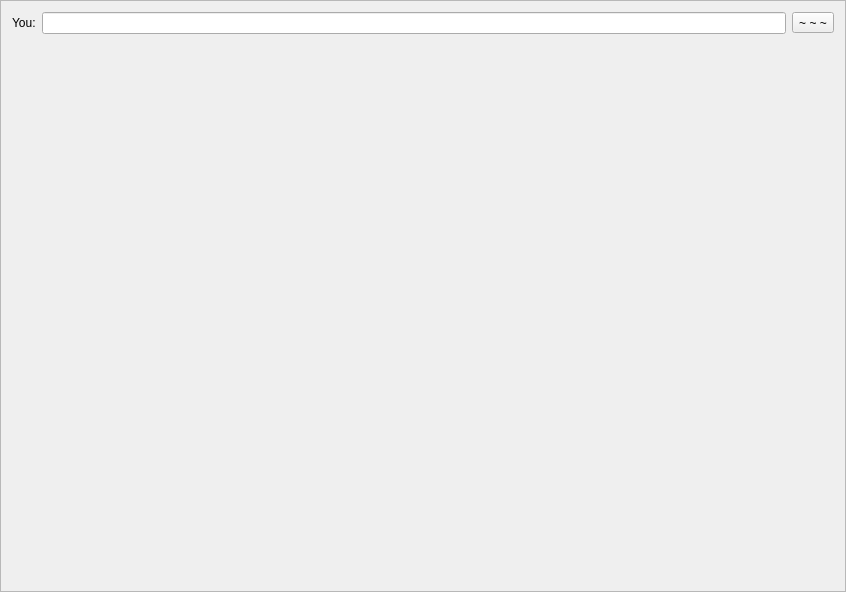
<?xml version="1.0" encoding="UTF-8"?>
<ui version="4.0">
 <class>ReceiveFrame</class>
 <widget class="QFrame" name="ReceiveFrame">
  <property name="geometry">
   <rect>
    <x>0</x>
    <y>0</y>
    <width>846</width>
    <height>592</height>
   </rect>
  </property>
  <property name="windowTitle">
   <string>Frame</string>
  </property>
  <property name="frameShape">
   <enum>QFrame::StyledPanel</enum>
  </property>
  <property name="frameShadow">
   <enum>QFrame::Raised</enum>
  </property>
  <layout class="QVBoxLayout" name="verticalLayout">
   <item>
    <layout class="QHBoxLayout" name="horizontalLayout">
     <item>
      <widget class="QLabel" name="label">
       <property name="text">
        <string>You:</string>
       </property>
      </widget>
     </item>
     <item>
      <widget class="QLineEdit" name="m_addressEdit">
       <property name="readOnly">
        <bool>true</bool>
       </property>
      </widget>
     </item>
     <item>
      <widget class="QToolButton" name="m_copyButton">
       <property name="text">
        <string>~ ~ ~</string>
       </property>
       <property name="icon">
        <iconset resource="../../resources.qrc">
         <normaloff>:/icons/copy</normaloff>:/icons/copy</iconset>
       </property>
      </widget>
     </item>
    </layout>
   </item>
   <item>
    <spacer name="verticalSpacer">
     <property name="orientation">
      <enum>Qt::Vertical</enum>
     </property>
     <property name="sizeHint" stdset="0">
      <size>
       <width>20</width>
       <height>40</height>
      </size>
     </property>
    </spacer>
   </item>
  </layout>
 </widget>
 <resources>
  <include location="../../resources.qrc"/>
 </resources>
 <connections>
  <connection>
   <sender>m_copyButton</sender>
   <signal>clicked()</signal>
   <receiver>ReceiveFrame</receiver>
   <slot>copyAddress()</slot>
   <hints>
    <hint type="sourcelabel">
     <x>818</x>
     <y>26</y>
    </hint>
    <hint type="destinationlabel">
     <x>422</x>
     <y>295</y>
    </hint>
   </hints>
  </connection>
 </connections>
 <slots>
  <slot>copyAddress()</slot>
 </slots>
</ui>
